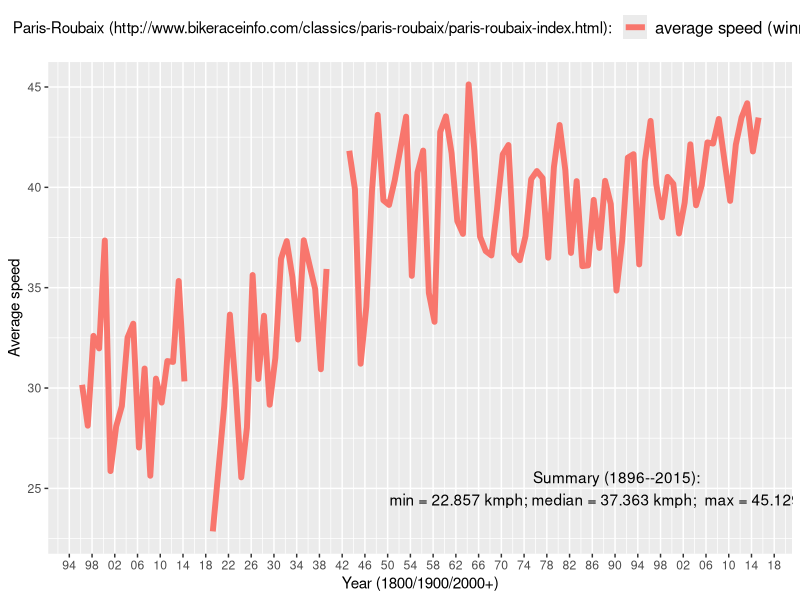
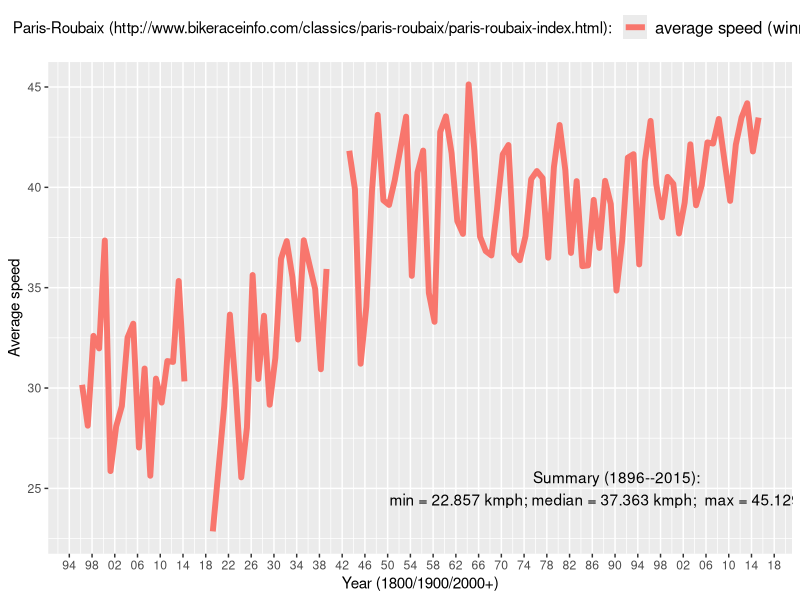

Generate these figures, in order, with R:
## http://www.statmethods.net/stats/regression.html
## http://www.cookbook-r.com/Statistical_analysis/Regression_and_correlation/
## google:: trust wvs  Heston et al.
## http://tdhock.github.io/animint/geoms.html
library(reshape)
require(ggplot2)
library(scales)
library(zoo)

# http://stackoverflow.com/questions/7381455/filtering-a-data-frame-by-values-in-a-column
d <- read.csv("paris-roubaix.csv", sep = ';',  header=T, na.string="NA");

fivenum(d$speed);

d$rok <- paste(d$rok, "-04-01", sep="");
d$rok

ggplot(d, aes(x = as.Date(rok))) +
#ggplot(d, aes(x = as.Date(rok, format="%Y-04-01"))) +
##ggplot(d, aes(x = rok)) +
  geom_line(aes(y = speed, colour = 'average speed (winner)', group = 1), size=2) +
  ylab(label="Average speed") +
  xlab(label="Year (1800/1900/2000+)") +
  scale_x_date(breaks = date_breaks("4 years"), labels = date_format("%y")) +
  annotate("text", x = as.Date("1990-04-01"), y = 25, 
    label = "Summary (1896--2015):\nmin = 22.857 kmph; median = 37.363 kmph;  max = 45.129 kmph") +
  labs(color = "Paris-Roubaix (http://www.bikeraceinfo.com/classics/paris-roubaix/paris-roubaix-index.html): ") +
  theme(legend.position="top") +
  theme(legend.text=element_text(size=12));

ggsave(file="paris-roubaix.pdf", width=15, height=8)
